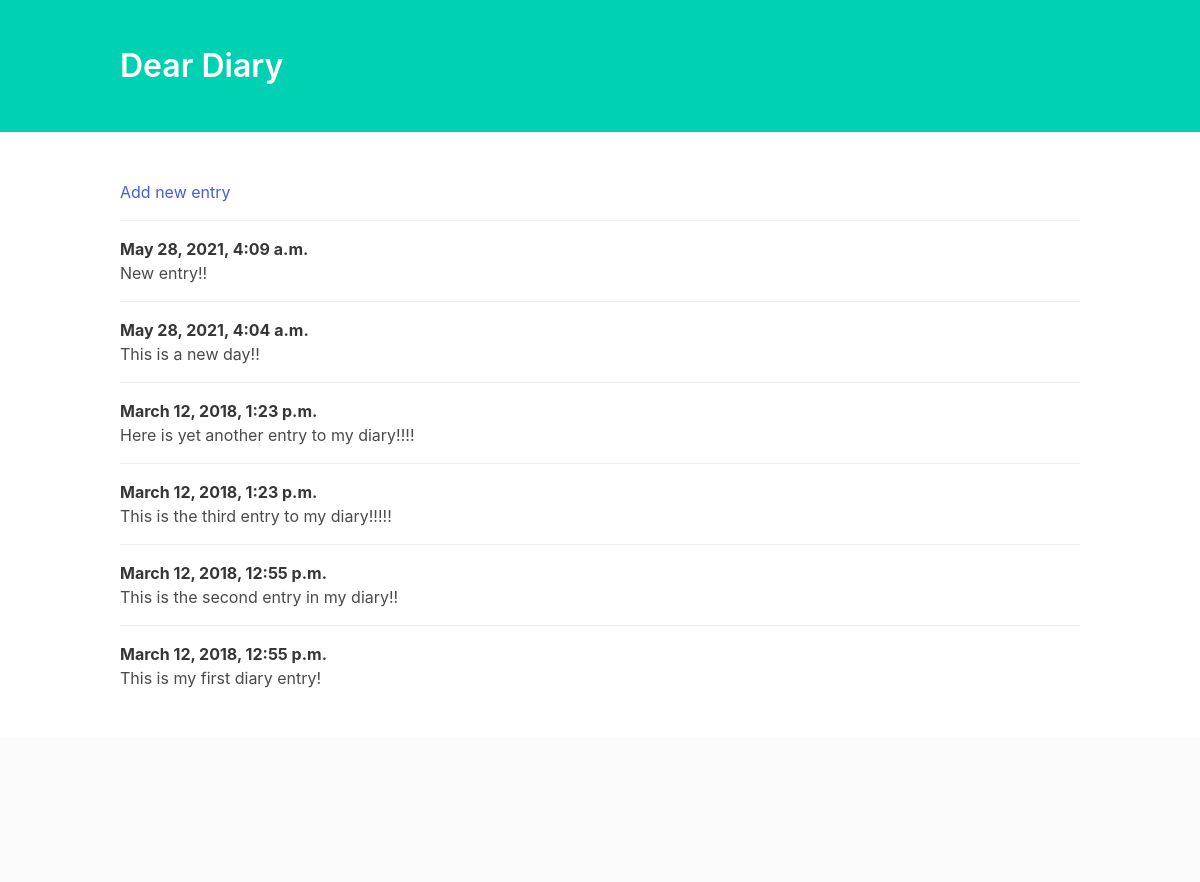
The page / on the database its author committed.
### entries/models.py (models this page shows, shortened)
class Entry(models.Model):
    text = models.TextField()
    date_posted = models.DateTimeField(auto_now_add=True)
    class Meta:
        verbose_name_plural = 'entries'

### entries/views.py (the view)
# urls.py: path('', views.index, name='home'),
def index(request):
    entries = Entry.objects.order_by('-date_posted')
    context = {'entries' : entries}
    return render(request, 'entries/index.html', context)

### entries/templates/entries/index.html (shortened to what this page needs)
<!DOCTYPE html>
<html lang="en">
<head>
    <link rel="stylesheet" href="https://cdnjs.cloudflare.com/ajax/libs/bulma/0.6.2/css/bulma.min.css" />
</head>
<body>
    <section class="hero is-primary">
        <div class="hero-body">
            <div class="container">
                <h1 class="title">
                    Dear Diary
                </h1>
            </div>
        </div>
    </section>
    <section class="section">
        <div class="container">
            <article class="media">
                <div class="media-content">
                    <div class="content">
                        <a href="{% url 'add' %}">Add new entry</a>
                    </div>
                </div>
            </article>
            {% for entry in entries %}
                <article class="media">
                    <div class="media-content">
                        <div class="content">
                            <p>
                                <strong>{{ entry.date_posted }}</strong>
                                <br> {{ entry.text }}
                            </p>
                        </div>
                    </div>
                </article>
            {% endfor %}
        </div>
    </section>
    <footer class="footer">
    </footer>
</body>
</html>

### rows shown on the page
Entry: date_posted "May 28, 2021, 4:09 a.m.", text "New entry!!"
Entry: date_posted "May 28, 2021, 4:04 a.m.", text "This is a new day!!"
Entry: date_posted "March 12, 2018, 1:23 p.m.", text "Here is yet another entry to my diary!!!!"
Entry: date_posted "March 12, 2018, 1:23 p.m.", text "This is the third entry to my diary!!!!!"
Entry: date_posted "March 12, 2018, 12:55 p.m.", text "This is the second entry in my diary!!"
Entry: date_posted "March 12, 2018, 12:55 p.m.", text "This is my first diary entry!"
